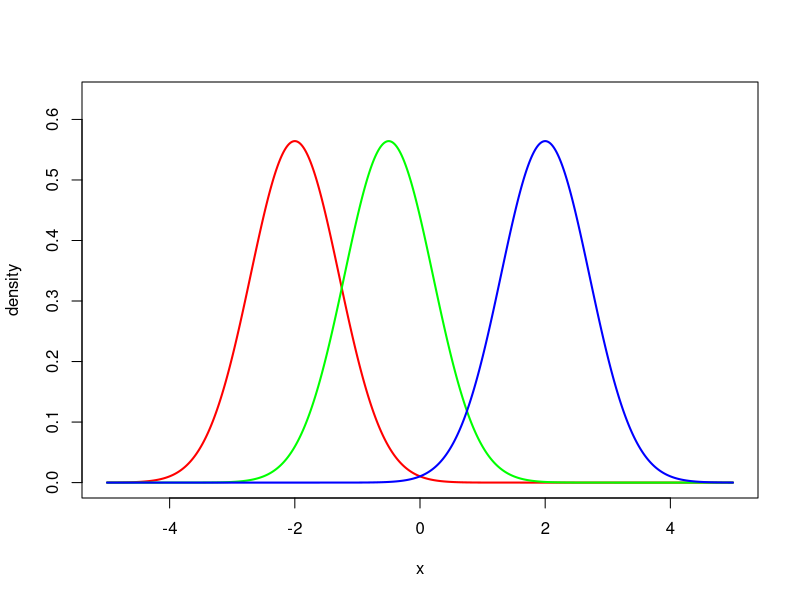
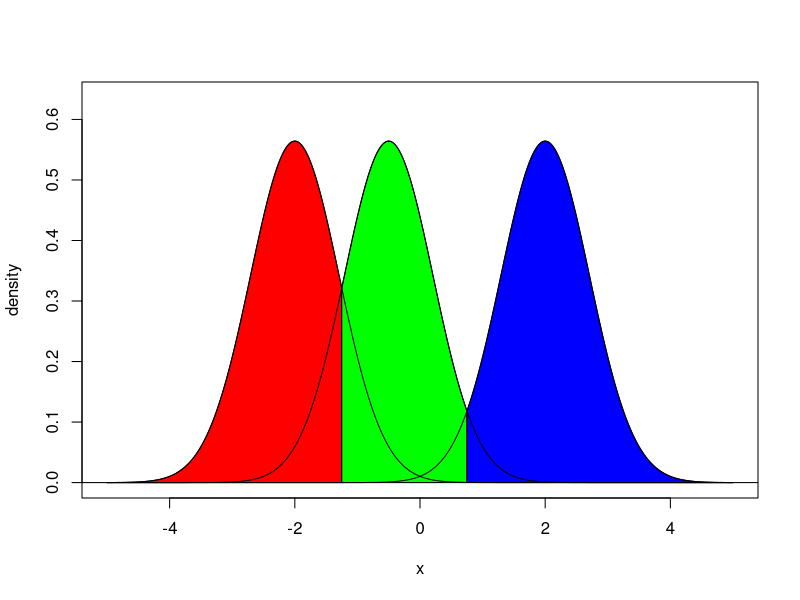

Generate these figures, in order, with R: (Note: this script raises an error after producing the figures.)
## now with illustrations!!
set.seed(0)

plot_gaussian_densities <- function(mus, sigma2s = 1,
                                    xrange = 5, delta = 0.01, 
                                    type = c("density", "region"),
                                    col = rainbow(length(mus))) {
  type <- match.arg(type)
  plot(NA, NA, xlim = c(-xrange, xrange), ylim = c(0, .45/sqrt(sigma2s)),
       xlab = "x", ylab = "density")
  xseq <- seq(-xrange, xrange, delta)
  smu <- sort(mus)
  if (type == "density") {
    for (mu in mus) lines(xseq, dnorm(xseq, mean = mu, sd = sqrt(sigma2s)),
                          lwd = 2, col = col[smu == mu])
  } else {
    md <- c(-xrange -1, (smu[-length(smu)] + smu[-1])/2, xrange + 1)
    for (i in 1:length(smu)) {
      m1 <- md[i]
      m2 <- md[i+1]
      xs <- seq(m1, m2, delta)
      dd <- dnorm(xs, smu[i], sqrt(sigma2s))
      polygon(c(xs, m2, m1), c(dd, 0, 0), col = col[i])
    }
    for (mu in mus) lines(xseq, dnorm(xseq, mean = mu, sd = sqrt(sigma2s)),
                          lwd = 1)
  }
}

## intro plot
pdf("extrapolation/illus_example1a.pdf", width = 5, height = 3)
plot_gaussian_densities(c(-2,-0.5,2), 0.5)
dev.off()
pdf("extrapolation/illus_example1b.pdf", width = 5, height = 3)
plot_gaussian_densities(c(-2,-0.5,2), 0.5, type = "region")
dev.off()

rho <- 0.7
mc.reps <- 20

## computes Bayes error for univariate normal p(x|y); OLD VERSION
# normal_bayes_error <- function(mus, sigma2s = 1, intrange = 10, delta = 1e-3) {
#   xs <- seq(-intrange, intrange, delta)
#   pds <- lapply(mus, function(mu) dnorm(xs, mean = mu, sd = sqrt(sigma2s)))
#   maxpds <- do.call(pmax, pds)
#   ba <- 1/length(mus) * sum(maxpds) * delta
#   1 - ba
# }

## computes Bayes error for univariate normal p(x|y)
normal_bayes_error <- function(mus, sigma2s = 1) {
  smu <- sort(mus)/sqrt(sigma2s)
  md <- c(-Inf, (smu[-length(smu)] + smu[-1])/2, Inf)
  lbs <- smu - md[-1]
  ubs <- smu - md[-length(md)]
  1 - mean(pnorm(ubs) - pnorm(lbs))
}

## mus is k x N matrix
normal_bayes_error_vec <- function(mus, sigma2s = 1) {
  smu <- apply(mus, 2, sort)/sqrt(sigma2s)
  md <- rbind(-Inf, (smu[-nrow(smu), ] + smu[-1, ])/2, Inf)
  lbs <- smu - md[-1, ]
  ubs <- smu - md[-nrow(md), ]
  1 - colMeans(pnorm(ubs) - pnorm(lbs))
}





bess <- list()
muss <- list()

for (k in 2:10) {
  mus <- rho * randn(k, mc.reps)
  bes <- normal_bayes_error_vec(mus, sigma2s = 1-rho^2)

  bess[[paste(k)]] <- bes
  muss[[paste(k)]] <- mus
}

boxplot(bess, pch = "o", xlab = "k", ylab = "Error")
stripchart(bess, vertical = TRUE, xlim = c(0, 10), add = TRUE, pch = "o", 
           col = grey(0, alpha = 0.5))


## generate the auto-box plots

k <- 3
for (ind in 1:7) {
  pdf(paste0("extrapolation/autoplots/box", k+1, "_", ind, ".pdf"),
      height = 6, width = 4)
  boxplot(bess[[k]], cex = 2, pch = "o")
  stripchart(bess[[k]][-ind], vertical = TRUE, xlim = c(0, 10), add = TRUE, pch = "o", 
             col = grey(0, alpha = 0.5), cex = 2)
  points(1, bess[[k]][ind], cex = 2, col = "red", lwd = 3)
  dev.off()
  pdf(paste0("extrapolation/autoplots/dens", k+1, "_", ind, ".pdf"),
      height = 3, width = 5)
  plot_gaussian_densities(muss[[k]][ , ind], sigma2s = 1-rho^2, type = "region")
  dev.off()
  
}
